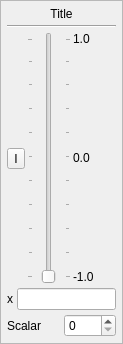
<ui version="4.0" >
 <author></author>
 <comment></comment>
 <exportmacro></exportmacro>
 <class>CConstantParamValue</class>
 <widget class="QWidget" name="CConstantParamValue" >
  <property name="geometry" >
   <rect>
    <x>0</x>
    <y>0</y>
    <width>123</width>
    <height>344</height>
   </rect>
  </property>
  <property name="sizePolicy" >
   <sizepolicy>
    <hsizetype>5</hsizetype>
    <vsizetype>5</vsizetype>
    <horstretch>0</horstretch>
    <verstretch>0</verstretch>
   </sizepolicy>
  </property>
  <property name="windowTitle" >
   <string>CConstantParamValue</string>
  </property>
  <layout class="QVBoxLayout" >
   <property name="margin" >
    <number>0</number>
   </property>
   <property name="spacing" >
    <number>0</number>
   </property>
   <item>
    <widget class="QFrame" name="frame" >
     <property name="sizePolicy" >
      <sizepolicy>
       <hsizetype>4</hsizetype>
       <vsizetype>5</vsizetype>
       <horstretch>0</horstretch>
       <verstretch>0</verstretch>
      </sizepolicy>
     </property>
     <property name="frameShape" >
      <enum>QFrame::StyledPanel</enum>
     </property>
     <property name="frameShadow" >
      <enum>QFrame::Raised</enum>
     </property>
     <layout class="QVBoxLayout" >
      <property name="margin" >
       <number>6</number>
      </property>
      <property name="spacing" >
       <number>4</number>
      </property>
      <item>
       <widget class="QLabel" name="titleLabel" >
        <property name="text" >
         <string>Title</string>
        </property>
        <property name="alignment" >
         <set>Qt::AlignCenter</set>
        </property>
       </widget>
      </item>
      <item>
       <widget class="Line" name="line" >
        <property name="orientation" >
         <enum>Qt::Horizontal</enum>
        </property>
       </widget>
      </item>
      <item>
       <layout class="QHBoxLayout" >
        <property name="margin" >
         <number>0</number>
        </property>
        <property name="spacing" >
         <number>2</number>
        </property>
        <item>
         <layout class="QVBoxLayout" >
          <property name="margin" >
           <number>0</number>
          </property>
          <property name="spacing" >
           <number>0</number>
          </property>
          <item>
           <spacer>
            <property name="orientation" >
             <enum>Qt::Vertical</enum>
            </property>
            <property name="sizeHint" >
             <size>
              <width>10</width>
              <height>2</height>
             </size>
            </property>
           </spacer>
          </item>
          <item>
           <widget class="QToolButton" name="inverseButton" >
            <property name="toolTip" >
             <string>Invert Value</string>
            </property>
            <property name="text" >
             <string>I</string>
            </property>
           </widget>
          </item>
          <item>
           <spacer>
            <property name="orientation" >
             <enum>Qt::Vertical</enum>
            </property>
            <property name="sizeHint" >
             <size>
              <width>10</width>
              <height>2</height>
             </size>
            </property>
           </spacer>
          </item>
         </layout>
        </item>
        <item>
         <widget class="QSlider" name="slider" >
          <property name="sizePolicy" >
           <sizepolicy>
            <hsizetype>5</hsizetype>
            <vsizetype>7</vsizetype>
            <horstretch>0</horstretch>
            <verstretch>0</verstretch>
           </sizepolicy>
          </property>
          <property name="orientation" >
           <enum>Qt::Vertical</enum>
          </property>
          <property name="tickPosition" >
           <enum>QSlider::TicksBothSides</enum>
          </property>
         </widget>
        </item>
        <item>
         <layout class="QVBoxLayout" >
          <property name="margin" >
           <number>0</number>
          </property>
          <property name="spacing" >
           <number>0</number>
          </property>
          <item>
           <widget class="QLabel" name="maxLabel" >
            <property name="sizePolicy" >
             <sizepolicy>
              <hsizetype>5</hsizetype>
              <vsizetype>5</vsizetype>
              <horstretch>0</horstretch>
              <verstretch>0</verstretch>
             </sizepolicy>
            </property>
            <property name="text" >
             <string>1.0</string>
            </property>
           </widget>
          </item>
          <item>
           <spacer>
            <property name="orientation" >
             <enum>Qt::Vertical</enum>
            </property>
            <property name="sizeHint" >
             <size>
              <width>10</width>
              <height>1</height>
             </size>
            </property>
           </spacer>
          </item>
          <item>
           <widget class="QLabel" name="halfLabel" >
            <property name="sizePolicy" >
             <sizepolicy>
              <hsizetype>5</hsizetype>
              <vsizetype>5</vsizetype>
              <horstretch>0</horstretch>
              <verstretch>0</verstretch>
             </sizepolicy>
            </property>
            <property name="text" >
             <string>0.0</string>
            </property>
           </widget>
          </item>
          <item>
           <spacer>
            <property name="orientation" >
             <enum>Qt::Vertical</enum>
            </property>
            <property name="sizeHint" >
             <size>
              <width>10</width>
              <height>1</height>
             </size>
            </property>
           </spacer>
          </item>
          <item>
           <widget class="QLabel" name="minLabel" >
            <property name="sizePolicy" >
             <sizepolicy>
              <hsizetype>5</hsizetype>
              <vsizetype>5</vsizetype>
              <horstretch>0</horstretch>
              <verstretch>0</verstretch>
             </sizepolicy>
            </property>
            <property name="text" >
             <string>-1.0</string>
            </property>
           </widget>
          </item>
         </layout>
        </item>
       </layout>
      </item>
      <item>
       <layout class="QHBoxLayout" >
        <property name="margin" >
         <number>0</number>
        </property>
        <property name="spacing" >
         <number>4</number>
        </property>
        <item>
         <widget class="QLabel" name="unitsLabel" >
          <property name="text" >
           <string>x</string>
          </property>
         </widget>
        </item>
        <item>
         <widget class="QLineEdit" name="valueTextBox" >
          <property name="sizePolicy" >
           <sizepolicy>
            <hsizetype>5</hsizetype>
            <vsizetype>0</vsizetype>
            <horstretch>0</horstretch>
            <verstretch>0</verstretch>
           </sizepolicy>
          </property>
         </widget>
        </item>
       </layout>
      </item>
      <item>
       <layout class="QHBoxLayout" >
        <property name="margin" >
         <number>0</number>
        </property>
        <property name="spacing" >
         <number>4</number>
        </property>
        <item>
         <widget class="QLabel" name="scalarLabel" >
          <property name="text" >
           <string>Scalar</string>
          </property>
         </widget>
        </item>
        <item>
         <widget class="QSpinBox" name="scalarSpinner" >
          <property name="sizePolicy" >
           <sizepolicy>
            <hsizetype>5</hsizetype>
            <vsizetype>0</vsizetype>
            <horstretch>0</horstretch>
            <verstretch>0</verstretch>
           </sizepolicy>
          </property>
         </widget>
        </item>
       </layout>
      </item>
     </layout>
    </widget>
   </item>
  </layout>
 </widget>
 <pixmapfunction></pixmapfunction>
 <resources/>
 <connections/>
</ui>
